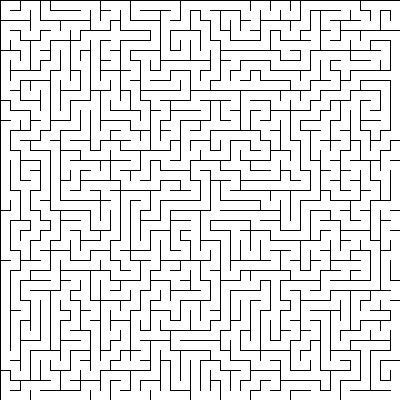

Here is the Python script that generated this plot:

# DEPTH-FIRST SEARCH MAZE GENERATION

# ALGORITHM
# Choose a random cell mark this cell as having been visited
# Choose a random neighbouring cell that have not been visited
# If all neighbouring cells have been visited backtrack
# If not Remove the wall between these two cells and go on
# If we backtrack all the way to the begining cell we have visited every cell on the grid

# Refer to this wikipedia article for more detail on the algorithm
# Under Depth-first search
# https://en.wikipedia.org/wiki/Maze_generation_algorithm

import random
import os
import sys
import pygame
import pickle

sys.setrecursionlimit(10**6)

WIDTH = 40
HEIGHT = 40
SCREEN_WIDTH = WIDTH*10
SCREEN_HEIGHT = HEIGHT*10
BLACK = (0,0,0)
WHITE = (255,255,255)

def generate_arrays(rows, cols):

    """
    Function to generate arrays for visited cells and walls
    """

    board = []
    walls = []

    for y in range(cols):
        board.append([])
        walls.append([])
        for x in range(rows):
            board[y].append(0)
            walls[y].append([])
            for i in range(2):
                walls[y][x].append(1)

    return board, walls

def draw_grid(walls):

    """
    Function to draw the walls using pygame
    """

    for y in range(HEIGHT):
        for x in range(WIDTH):

            top_corner = {
                "x": x*int(SCREEN_WIDTH/WIDTH),
                "y": y*int(SCREEN_HEIGHT/HEIGHT),
            }

            x_offset = int(SCREEN_WIDTH/WIDTH)
            y_offset = int(SCREEN_HEIGHT/HEIGHT)

            if walls[y][x][0]:
                pygame.draw.line(screen, BLACK, [top_corner["x"], top_corner["y"]], [top_corner["x"] + x_offset, top_corner["y"]])
            if walls[y][x][1]:
                pygame.draw.line(screen, BLACK, [top_corner["x"], top_corner["y"]], [top_corner["x"], top_corner["y"] + y_offset])


def get_neighbours(pos):

    """
    Function that returns a given cells number of non visited neighbours
    """

    final_neighbours = []

    # Going over all 9 cells around the cell including the cell itself
    # the cell itself wont be counted as it is visited
    for y2 in range(pos[0] - 1, pos[0] + 2):
        for x2 in range(pos[1] -1, pos[1] + 2):

            # Making sure that the cells is within the boundaries of the array
            if x2 >= 0 and x2 <= WIDTH - 1 and y2 >= 0 and y2 <= HEIGHT - 1:
                # Checking if the cell has been visited
                if board[y2][x2] != 1:
                    #checking if it is one of the 4 neighbours
                    if x2 == pos[1] or y2 == pos[0]:
                        final_neighbours.append((WIDTH*y2)+x2)

    return final_neighbours

def solve(n):

    # Calculates pos of cell by n
    # y and x
    pos = [int(n / WIDTH), int(n % WIDTH)]

    # Setting current cell as having been visited
    board[pos[0]][pos[1]] = 1


    # Looping as long as there is still unvisited neighbours
    while len(get_neighbours([pos[0],pos[1]])) > 0:

        # Choosing a random unvisited neighbour
        neighbour = random.choice(get_neighbours([pos[0],pos[1]]))

        # Chosen neighbours y and x
        # yes y and x because when iterating over a 2d
        # array y is the outer loop and therefore this order makes sense
        neighbour_pos = [int((neighbour) / WIDTH), int((neighbour) % WIDTH)]

        # if moving down upper wall of neighbour should be removed
        if neighbour_pos[0] > pos[0]:
            walls[neighbour_pos[0]][neighbour_pos[1]][0] = 0


        # If going left, right wall of cell should be removed
        if neighbour_pos[1] < pos[1]:
            walls[pos[0]][pos[1]][1] = 0


        # If going up top wall of cell should be removed
        if neighbour_pos[0] < pos[0]:
            walls[pos[0]][pos[1]][0] = 0

        # If going right, left wall of neighbour should be removed
        if neighbour_pos[1] > pos[1]:
            walls[neighbour_pos[0]][neighbour_pos[1]][1] = 0

        # Going to the neighbour
        solve(neighbour)

    # return 0 when no more neighbours
    return 0

board, walls = generate_arrays(WIDTH, HEIGHT)

# Starting at a random neighbour
solve(random.randint(0,8))

# Initialyzing pygame
screen = pygame.display.set_mode((SCREEN_WIDTH,SCREEN_HEIGHT))
pygame.display.set_caption("MAZE GENERATION ALGORITHM")

show = True

while show:

    """
    loop to show generated maze
    """

    screen.fill((255,255,255))

    draw_grid(walls)

    for event in pygame.event.get():
        if event.type == pygame.QUIT: # If user clicked close
            pygame.image.save(screen, "maze.png")
            file = open('maze.pickle', 'wb')

            pickle.dump(walls, file)

            show = False

    pygame.display.flip()

pygame.quit()

print("Here you go i have saved the maze for you as: maze.png")
